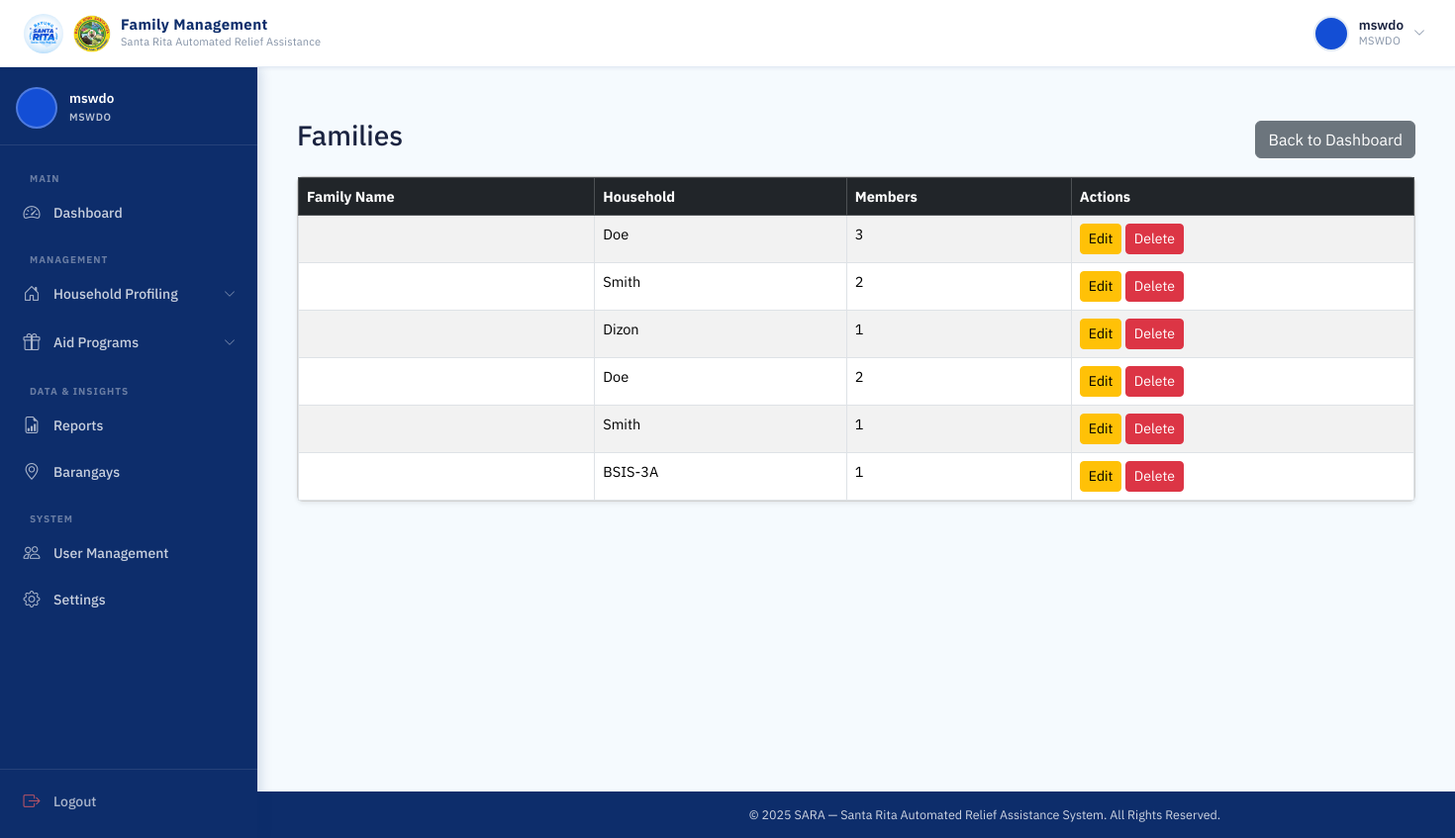
The app's page /mswdo/families/ (signed in) with its own data.
### accounts/models.py (models this page shows, shortened)
class User(AbstractUser):
    ROLE_CHOICES = (
        ('MSWDO', 'MSWDO Admin'),
        ('BARANGAY', 'Barangay Admin'),
    )
    role = models.CharField(max_length=20, choices=ROLE_CHOICES)
    barangay = models.ForeignKey(
        'Barangay', on_delete=models.SET_NULL, blank=True, null=True, related_name='users'
    )
    is_active = models.BooleanField(default=True)

class Family(models.Model):
    household = models.ForeignKey(Household, on_delete=models.CASCADE, related_name='families')
    family_name = models.CharField(max_length=100)
    rfid_uid = models.CharField(
        max_length=50,
        unique=True,
        null=True,
        blank=True
    )
    is_active = models.BooleanField(default=True)

class Household(models.Model):
    barangay = models.ForeignKey(Barangay, on_delete=models.CASCADE, related_name='households')
    zone = models.ForeignKey(Zone, on_delete=models.CASCADE, related_name='households')
    house_number = models.CharField(max_length=50)
    family_name = models.CharField(max_length=100)

### accounts/views.py (the view)
# urls.py: path('mswdo/families/', views.family_list, name='family_list'),
@login_required
def family_list(request):
    if request.user.role != 'MSWDO':
        return HttpResponseForbidden("Access Denied")
    families = Family.objects.all()
    return render(request, 'accounts/family_list.html', {'families': families})

### templates/accounts/family_list.html (shortened to what this page needs)
{% extends 'base.html' %}
{% load static %}
{% block navbar_title %}
Family Management
{% endblock %}
{% block css %}
<link rel="stylesheet" href="{% static 'css/dashboard.css' %}">
{% endblock %}
{% block content %}
<div class="container mt-4">
  <div class="d-flex justify-content-between align-items-center mb-3">
    <h3>Families</h3>
    <a href="{% url 'mswdo_dashboard' %}" class="btn btn-secondary">Back to Dashboard</a>
  </div>
  <div class="card shadow-sm">
    <div class="card-body p-0 table-responsive">
      <table class="table table-striped table-bordered mb-0">
        <thead class="table-dark">
          <tr>
            <th>Family Name</th>
            <th>Household</th>
            <th>Members</th>
            <th>Actions</th>
          </tr>
        </thead>
        <tbody>
          {% for family in families %}
          <tr>
            <td>{{ family.full_name }}</td>
            <td>{{ family.household.family_name }}</td>
            <td>{{ family.members.count }}</td>
            <td>
              <a href="#" class="btn btn-sm btn-warning">Edit</a>
              <a href="#" class="btn btn-sm btn-danger">Delete</a>
            </td>
          </tr>
          {% empty %}
          <tr>
            <td colspan="4" class="text-center">No families found.</td>
          </tr>
          {% endfor %}
        </tbody>
      </table>
    </div>
  </div>
</div>
{% endblock %}

### templates/base.html (shortened to what this page needs)
{% load static %}
<!DOCTYPE html>
<html lang="en">
<head>
  <link href="https://cdn.jsdelivr.net/npm/bootstrap@5.3.2/dist/css/bootstrap.min.css" rel="stylesheet">
  <link href="https://cdn.jsdelivr.net/npm/bootstrap-icons@1.11.3/font/bootstrap-icons.min.css" rel="stylesheet">
  <link rel="stylesheet" href="{% static 'css/base.css' %}">
  {% block css %}{% endblock %}
</head>
<body>
<div class="page-wrapper">
  <nav class="topbar" id="topbar">
    <div class="topbar-left">
      <a class="topbar-brand" href="#">
        <img src="{% static 'images/logo.jpg' %}" alt="SARA Logo" class="topbar-logo">
        <img src="{% static 'images/SRP.png' %}" alt="SRP Logo" class="topbar-logo topbar-logo--srp">
        <div class="topbar-title-group">
          <span class="topbar-title">{% block navbar_title %}SARA SYSTEM{% endblock %}</span>
          <span class="topbar-subtitle">Santa Rita Automated Relief Assistance</span>
        </div>
      </a>
    </div>
    {% if user.is_authenticated %}
    <div class="topbar-right">
      <div class="topbar-user" id="userDropdownToggle">
        <div class="topbar-avatar">
        </div>
        <div class="topbar-user-info">
          <span class="topbar-username">{{ user.get_full_name|default:user.username }}</span>
          <span class="topbar-role">{{ user.role|default:"User" }}</span>
        </div>
        <i class="bi bi-chevron-down topbar-chevron" id="userChevron"></i>
      </div>
    </div>
    {% endif %}
  </nav>
  {% if user.is_authenticated %}
  <aside class="sidebar" id="sidebar">
    <div class="sidebar-header">
      <div class="sidebar-user-card">
        <div class="sidebar-avatar">
        </div>
        <div class="sidebar-user-info">
          <span class="sidebar-username">{{ user.get_full_name|default:user.username }}</span>
          <span class="sidebar-role-badge">{{ user.role|default:"User" }}</span>
        </div>
      </div>
    </div>
    <nav class="sidebar-body">
      <ul class="sidebar-nav">
        {% if user.role == 'MSWDO' %}
        <li class="sidebar-section-label">Main</li>
        <li class="sidebar-item">
          <a href="{% url 'mswdo_dashboard' %}" class="sidebar-link {% if request.resolver_match.url_name == 'mswdo_dashboard' %}active{% endif %}">
            <i class="bi bi-speedometer2"></i>
            <span>Dashboard</span>
          </a>
        </li>
        <li class="sidebar-section-label">Management</li>
        <li class="sidebar-item sidebar-item--accordion">
          <button class="sidebar-link sidebar-accordion-btn" data-target="householdSubmenu"
            aria-expanded="false">
            <i class="bi bi-house-door"></i>
            <span>Household Profiling</span>
            <i class="bi bi-chevron-down sidebar-arrow"></i>
          </button>
        </li>
        <li class="sidebar-item sidebar-item--accordion">
          <button class="sidebar-link sidebar-accordion-btn" data-target="aidSubmenu"
            aria-expanded="false">
            <i class="bi bi-gift"></i>
            <span>Aid Programs</span>
            <i class="bi bi-chevron-down sidebar-arrow"></i>
          </button>
        </li>
        <li class="sidebar-section-label">Data & Insights</li>
        <li class="sidebar-item">
          <a href="{% url 'aid_reports' %}" class="sidebar-link {% if request.resolver_match.url_name == 'aid_reports' %}active{% endif %}">
            <i class="bi bi-file-earmark-bar-graph"></i>
            <span>Reports</span>
          </a>
        </li>
        <li class="sidebar-item">
          <a href="#" class="sidebar-link">
            <i class="bi bi-geo-alt"></i>
            <span>Barangays</span>
          </a>
        </li>
        <li class="sidebar-section-label">System</li>
        <li class="sidebar-item">
          <a href="#" class="sidebar-link">
            <i class="bi bi-people"></i>
            <span>User Management</span>
          </a>
        </li>
        <li class="sidebar-item">
          <a href="#" class="sidebar-link">
            <i class="bi bi-gear"></i>
            <span>Settings</span>
          </a>
        </li>
        {% endif %}
      </ul>
    </nav>
    <div class="sidebar-footer">
      <a href="{% url 'logout' %}" class="sidebar-link sidebar-logout">
        <i class="bi bi-box-arrow-right"></i>
        <span>Logout</span>
      </a>
    </div>
  </aside>
  {% endif %}
  <main class="{% if user.is_authenticated %}main-content{% endif %}">
    {% block content %}{% endblock %}
  </main>
  <footer class="{% if user.is_authenticated %}footer footer--dashboard{% else %}footer{% endif %}">
    <div class="footer-content">
      <p>&copy; 2025 SARA &mdash; Santa Rita Automated Relief Assistance System. All Rights Reserved.</p>
    </div>
  </footer>
</div>
</body>
</html>

### static/css/dashboard.css (style rules this page uses)
.table { background-color: white; }

### templates/accounts/family_list.html (style rules this page uses)
.table-responsive { overflow-x: auto; }

### records on screen
User: get_full_name "mswdo", role "MSWDO"
Family: household.family_name "Doe", members.count "3"
Family: household.family_name "Smith", members.count "2"
Family: household.family_name "Dizon", members.count "1"
Family: household.family_name "Doe", members.count "2"
Family: household.family_name "Smith", members.count "1"
Family: household.family_name "BSIS-3A", members.count "1"
